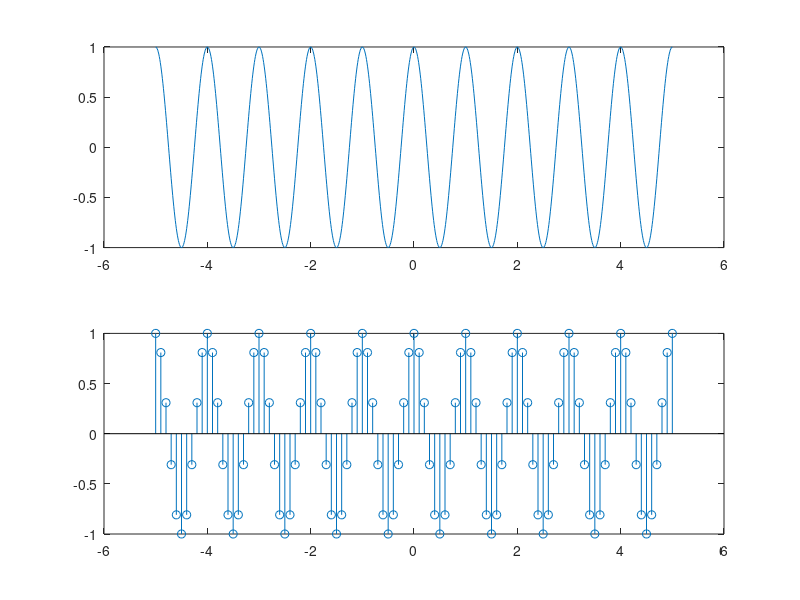

MATLAB code to generate this figure:
f = 1;  % 信号频率
t = -5:0.01:5;
x = cos(2 * pi * f * t);

fs = 10;  % 采样频率
dt = 1 / fs;
T = -5:dt:5;  % 定义采样的时间点
x1 = cos(2 * pi * f * T);  % 对信号进行采样
subplot(2,1,1);
plot(t, x);
subplot(2,1,2);
stem(T, x1);